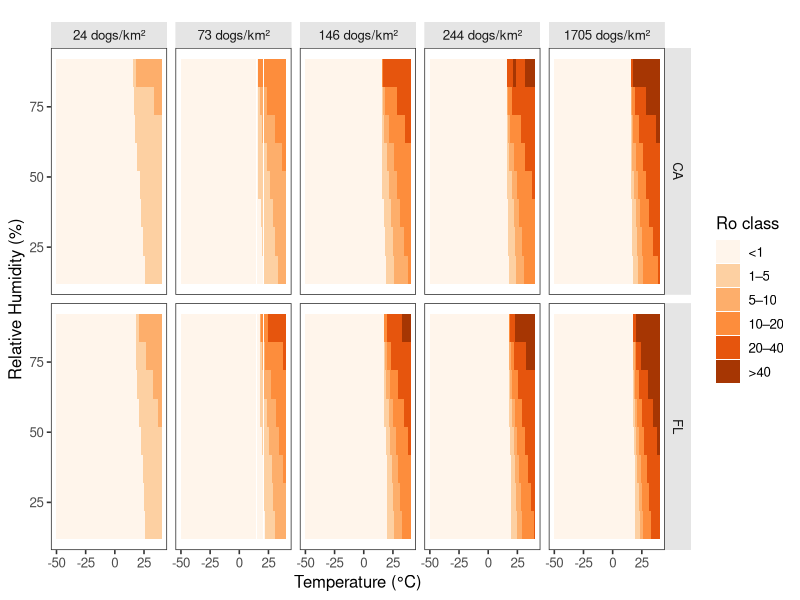

Generate this figure with R:

############################################################
## 1. Clear workspace
############################################################
rm(list = ls())
cat("\014")

############################################################
## 2. DEVELOPMENT & MORTALITY FUNCTIONS (unchanged)
############################################################

egg_rate_FL <- function(T, RH){
  pmax(0, -0.05866 + 0.003649 * T - 0.00002482 * RH)
}
egg_rate_NC <- function(T, RH){
  pmax(0, -0.05389 + 0.003567 * T - 0.00000696 * RH)
}
egg_rate_CA <- function(T, RH){
  pmax(0, -0.04524 + 0.003192 * T + 0.00001260 * RH)
}

larva_rate_FL <- function(T, RH){
  pmax(0, -0.09847 + 0.007270 * T - 0.0001245 * RH)
}
larva_rate_NC <- function(T, RH){
  pmax(0, -0.05767 + 0.005947 * T - 0.0001028 * RH)
}
larva_rate_CA <- function(T, RH){
  pmax(0, -0.08265 + 0.006921 * T - 0.0001880 * RH)
}

nymph_rate_FL <- function(T, RH){
  pmax(0, -0.1434 + 0.007983 * T + 0.000000985 * RH)
}
nymph_rate_NC <- function(T, RH){
  pmax(0, -0.05969 + 0.004203 * T + 0.00003553 * RH)
}
nymph_rate_CA <- function(T, RH){
  pmax(0, -0.07980 + 0.005159 * T - 0.000004675 * RH)
}

muL_FL <- function(T, RH){
  pmax(0, 0.35688 + 0.00408 * T - 0.00499 * RH)
}
muL_NC <- function(T, RH){
  pmax(0, 0.17432 + 0.00635 * T - 0.00378 * RH)
}
muL_CA <- function(T, RH){
  pmax(0, 0.33923 + 0.00444 * T - 0.00478 * RH)
}

muN_FL <- function(T, RH){
  pmax(0, -0.01980 + 0.004269 * T - 0.001031 * RH)
}
muN_NC <- function(T, RH){
  pmax(0, -0.05026 + 0.005165 * T - 0.0007509 * RH)
}
muN_CA <- function(T, RH){
  pmax(0, -0.05026 + 0.005165 * T - 0.0007509 * RH)
}

muA_FL <- function(T, RH){
  pmax(0, -0.002067 + 0.0004848 * T - 0.00007199 * RH)
}
muA_NC <- function(T, RH){
  pmax(0, 0.004948 + 0.0002812 * T - 0.0001069 * RH)
}
muA_CA <- function(T, RH){
  pmax(0, -0.01009 + 0.001084 * T - 0.0001152 * RH)
}

############################################################
## 3. OVIPOSITION SUCCESS (unchanged)
############################################################

oviposition_FL <- function(T, RH = NULL) {
  ifelse(
    T >= 15 & T <= 40, 
    1,
    ifelse(
      (T >= 10 & T < 15) | (T > 40 & T <= 45),
      0.5,
      0
    )
  )
}
oviposition_NC <- oviposition_FL
oviposition_CA <- oviposition_FL

############################################################
## 4. HOST CONTACT RATE (unchanged)
############################################################

R_tick <- function(H,
                   ratio_free = 828,
                   ratio_owned = 3.3,
                   roaming_fraction = 0.8,
                   beta = 0.02) {
  dogs_free  <- H / ratio_free
  dogs_owned <- H / ratio_owned
  dogs_roaming <- dogs_free + roaming_fraction * dogs_owned
  R <- 1 - exp(-beta * dogs_roaming)
  return(pmax(0, pmin(R, 1)))
}

############################################################
## 5. Egg-hatch probability (vectorized)
############################################################


############################################################
## 6. R0 formula (no w_lc)
############################################################

R0_strain <- function(T, RH, H,
                      dev_fun_egg, dev_fun_larva, dev_fun_nymph,
                      mort_fun_L, mort_fun_N, mort_fun_A,
                      ovip_fun,
                      Tp     = 12.9,
                      F0     = 805.4,
                      p_female = 0.5) {
  
  sigma1 <- dev_fun_egg(T, RH)
  sigma2 <- dev_fun_larva(T, RH)
  sigma3 <- dev_fun_nymph(T, RH)
  
  muL <- mort_fun_L(T, RH)
  muN <- mort_fun_N(T, RH)
  muA <- mort_fun_A(T, RH)
  muA[muA < 0.02] <- 0.02
  
  Rhost <- R_tick(H)
  
  # Egg stage
  # hatch <- egg_hatch_prob(T)   # REMOVE THIS (causes raster crash)
  hatch <- rep(1, length(T))     # safe dummy
  muE_eff <- 0.07                # constant egg mortality
  F_total <- F0 * ovip_fun(T, RH) * hatch * Rhost * p_female
  F_daily <- F_total * muA
  
  R0 <- exp(-muA * Tp) *
    (F_daily / muA) *
    (sigma1 / (sigma1 + muE_eff)) *
    (sigma2 / (sigma2 + muL)) *
    (sigma3 / (sigma3 + muN))
  
  R0[is.nan(R0) | R0 < 0 | is.infinite(R0)] <- 0
  return(R0)
}

############################################################
## 7. Build Grid (T, RH, H → dog density)
############################################################

T_vec  <- seq(-50, 40, by = 0.5)
RH_vec <- seq(17, 92, by = 10)
H_humans <- c(100, 300, 600, 1000, 7000)

dog_density <- function(H,
                        ratio_free = 828,
                        ratio_owned = 3.3,
                        roaming_fraction = 0.8) {
  dogs_free  <- H / ratio_free
  dogs_owned <- H / ratio_owned
  dogs_roaming <- dogs_free + roaming_fraction * dogs_owned
  return(dogs_roaming)
}

H_vec <- round(dog_density(H_humans))

grid <- expand.grid(
  T  = T_vec,
  RH = RH_vec,
  H  = H_vec
)

############################################################
## 8. Compute R0 for each strain (FL, NC, CA)
############################################################

grid$R0_FL <- R0_strain(grid$T, grid$RH, grid$H,
                        egg_rate_FL, larva_rate_FL, nymph_rate_FL,
                        muL_FL, muN_FL, muA_FL,
                        oviposition_FL)
#grid$R0_NC <- R0_strain(grid$T, grid$RH, grid$H,
#   egg_rate_NC, larva_rate_NC, nymph_rate_NC,
#   muL_NC, muN_NC, muA_NC,
#  oviposition_NC)
grid$R0_CA <- R0_strain(grid$T, grid$RH, grid$H,
                        egg_rate_CA, larva_rate_CA, nymph_rate_CA,
                        muL_CA, muN_CA, muA_CA,
                        oviposition_CA)

############################################################
## 9. Format & Plot (long + ggplot)
############################################################

library(dplyr)
library(tidyr)
library(ggplot2)

grid_long <- grid %>%
  pivot_longer(cols = starts_with("R0_"),
               names_to = "Strain",
               values_to = "R0") %>%
  mutate(Strain = recode(Strain,
                         R0_FL = "FL",
                         R0_NC = "NC",
                         R0_CA = "CA")) %>%
  
  # Create R0 classes (no 0 class)
  mutate(R0_class = cut(
    R0,
    breaks = c(-Inf, 1, 5, 10, 20, 40, Inf),
    labels = c(
      "<1",
      "1–5",
      "5–10",
      "10–20",
      "20–40",
      ">40"
    ),
    right = FALSE
  ))

# Colors for each class


# Colour palette for discrete VC classes (red-based, high risk = dark)
cols <- c(
  "#fff5eb",  # very light peach (lowest class, <1)
  "#fdd0a2",  # light orange
  "#fdae6b",  # mid orange
  "#fd8d3c",  # strong orange
  "#e6550d",  # red-orange
  "#a63603"   # dark red (highest risk, >40)
)
# Plot
p_heat <- ggplot(grid_long, aes(x = T, y = RH, fill = R0_class)) +
  geom_tile() +
  scale_fill_manual(values = cols, name = "Ro class") +
  facet_grid(Strain ~ H,
             labeller = labeller(
               H = function(x) paste0(x, " dogs/km²")
             )) +
  labs(
    x = "Temperature (°C)",
    y = "Relative Humidity (%)",
    title = expression()
  ) +
  theme_bw(base_size = 12) +
  theme(
    panel.grid = element_blank(),
    strip.background = element_rect(fill = "grey90", colour = NA),
    legend.position = "right"
  )

print(p_heat)
# Save as high-resolution PNG
ggsave(
  filename = "R0_heatmap.png",
  plot = p_heat,
  width = 14,       # in inches
  height = 10,
  dpi = 300,        # high-resolution
  bg = "white"
)

# Save as high-resolution TIFF (journal-friendly)
ggsave(
  filename = "R0_heatmap.tiff",
  plot = p_heat,
  width = 14,
  height = 10,
  dpi = 300,
  compression = "lzw",
  bg = "white"
)

# Save as vector PDF (infinite resolution)
ggsave(
  filename = "R0_heatmap.pdf",
  plot = p_heat,
  width = 14,
  height = 10,
  bg = "white"
)
